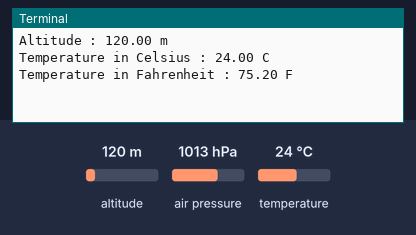
Bench run of a program on a simulated Raspberry Pi (BCM pin numbers). On the bench: the last lines printed to the terminal. Inputs (shaded band) come from the test bench; at power-on: altitude 120 m, air pressure 1013 hPa, temperature 24 °C.

Above: at 1.2 s.
1.3 s: altitude set to 20 m
At 2.8 s:
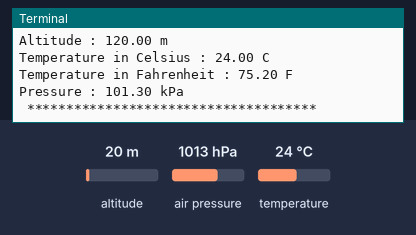
3.5 s: air pressure set to 952 hPa
At 4.8 s:
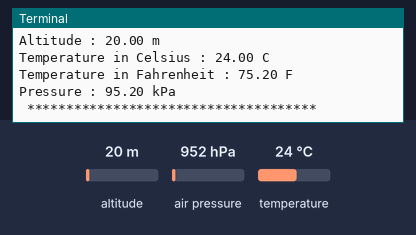
5.0 s: temperature set to 12 °C
At 5.8 s:
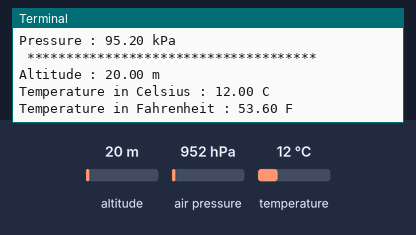

The program:

MPL3115A2.py
```python
# (licence header left out)
import smbus
import time

# Get I2C bus
bus = smbus.SMBus(1)

# I2C address of the device
MPL3115A2_DEFAULT_ADDRESS			= 0x60

# MPL3115A2 Regster Map
MPL3115A2_REG_STATUS				= 0x00 # Sensor status Register
MPL3115A2_REG_PRESSURE_MSB			= 0x01 # Pressure data out MSB
MPL3115A2_REG_PRESSURE_CSB			= 0x02 # Pressure data out CSB
MPL3115A2_REG_PRESSURE_LSB			= 0x03 # Pressure data out LSB
MPL3115A2_REG_TEMP_MSB				= 0x04 # Temperature data out MSB
MPL3115A2_REG_TEMP_LSB				= 0x05 # Temperature data out LSB
MPL3115A2_REG_DR_STATUS				= 0x06 # Data Ready status registe
MPL3115A2_OUT_P_DELTA_MSB			= 0x07 # Pressure data out delta MSB
MPL3115A2_OUT_P_DELTA_CSB			= 0x08 # Pressure data out delta CSB
MPL3115A2_OUT_P_DELTA_LSB			= 0x09 # Pressure data out delta LSB
MPL3115A2_OUT_T_DELTA_MSB			= 0x0A # Temperature data out delta MSB
MPL3115A2_OUT_T_DELTA_LSB			= 0x0B # Temperature data out delta LSB
MPL3115A2_REG_WHO_AM_I				= 0x0C # Device Identification Register
MPL3115A2_PT_DATA_CFG				= 0x13 # PT Data Configuration Register
MPL3115A2_CTRL_REG1					= 0x26 # Control Register-1
MPL3115A2_CTRL_REG2					= 0x27 # Control Register-2
MPL3115A2_CTRL_REG3					= 0x28 # Control Register-3
MPL3115A2_CTRL_REG4					= 0x29 # Control Register-4
MPL3115A2_CTRL_REG5					= 0x2A # Control Register-5

# MPL3115A2 PT Data Configuration Register
MPL3115A2_PT_DATA_CFG_TDEFE			= 0x01 # Raise event flag on new temperature data
MPL3115A2_PT_DATA_CFG_PDEFE			= 0x02 # Raise event flag on new pressure/altitude data
MPL3115A2_PT_DATA_CFG_DREM			= 0x04 # Generate data ready event flag on new pressure/altitude or temperature data

# MPL3115A2 Control Register-1 Configuration
MPL3115A2_CTRL_REG1_SBYB			= 0x01 # Part is ACTIVE
MPL3115A2_CTRL_REG1_OST				= 0x02 # OST Bit ACTIVE
MPL3115A2_CTRL_REG1_RST				= 0x04 # Device reset enabled
MPL3115A2_CTRL_REG1_OS1				= 0x00 # Oversample ratio = 1
MPL3115A2_CTRL_REG1_OS2				= 0x08 # Oversample ratio = 2
MPL3115A2_CTRL_REG1_OS4				= 0x10 # Oversample ratio = 4
MPL3115A2_CTRL_REG1_OS8				= 0x18 # Oversample ratio = 8
MPL3115A2_CTRL_REG1_OS16			= 0x20 # Oversample ratio = 16
MPL3115A2_CTRL_REG1_OS32			= 0x28 # Oversample ratio = 32
MPL3115A2_CTRL_REG1_OS64			= 0x30 # Oversample ratio = 64
MPL3115A2_CTRL_REG1_OS128			= 0x38 # Oversample ratio = 128
MPL3115A2_CTRL_REG1_RAW				= 0x40 # RAW output mode
MPL3115A2_CTRL_REG1_ALT				= 0x80 # Part is in altimeter mod
MPL3115A2_CTRL_REG1_BAR				= 0x00 # Part is in barometer mode

class MPL3115A2():
	def control_alt_config(self):
		"""Select the Control Register-1 Configuration from the given provided value"""
		CONTROL_CONFIG = (MPL3115A2_CTRL_REG1_SBYB | MPL3115A2_CTRL_REG1_OS128 | MPL3115A2_CTRL_REG1_ALT)
		bus.write_byte_data(MPL3115A2_DEFAULT_ADDRESS, MPL3115A2_CTRL_REG1, CONTROL_CONFIG)

	def data_config(self):
		"""Select the PT Data Configuration Register from the given provided value"""
		DATA_CONFIG = (MPL3115A2_PT_DATA_CFG_TDEFE | MPL3115A2_PT_DATA_CFG_PDEFE | MPL3115A2_PT_DATA_CFG_DREM)
		bus.write_byte_data(MPL3115A2_DEFAULT_ADDRESS, MPL3115A2_PT_DATA_CFG, DATA_CONFIG)

	def read_alt_temp(self):
		"""Read data back from MPL3115A2_REG_STATUS(0x00), 6 bytes
		status, tHeight MSB, tHeight CSB, tHeight LSB, temp MSB, temp LSB"""
		data = bus.read_i2c_block_data(MPL3115A2_DEFAULT_ADDRESS, MPL3115A2_REG_STATUS, 6)

		# Convert the data to 20-bits
		tHeight = ((data[1] * 65536) + (data[2] * 256) + (data[3] & 0xF0)) / 16
		temp = ((data[4] * 256) + (data[5] & 0xF0)) / 16

		altitude = tHeight / 16.0
		cTemp = temp / 16.0
		fTemp = cTemp * 1.8 + 32

		return {'a' : altitude, 'c' : cTemp, 'f' : fTemp}

	def control_pres_config(self):
		"""Select the Control Register-1 Configuration from the given provided value"""
		CONTROL_CONFIG = (MPL3115A2_CTRL_REG1_SBYB | MPL3115A2_CTRL_REG1_OS128)
		bus.write_byte_data(MPL3115A2_DEFAULT_ADDRESS, MPL3115A2_CTRL_REG1, CONTROL_CONFIG)

	def read_pres(self):
		"""Read data back from MPL3115A2_REG_STATUS(0x00), 4 bytes
		status, pres MSB, pres CSB, pres LSB"""
		data = bus.read_i2c_block_data(MPL3115A2_DEFAULT_ADDRESS, MPL3115A2_REG_STATUS, 4)

		# Convert the data to 20-bits
		pres = ((data[1] * 65536) + (data[2] * 256) + (data[3] & 0xF0)) / 16
		pressure = (pres / 4.0) / 1000.0

		return {'p' : pressure}

from MPL3115A2 import MPL3115A2
mpl3115a2 = MPL3115A2()

while True :
	mpl3115a2.control_alt_config()
	mpl3115a2.data_config()
	time.sleep(1)
	alt = mpl3115a2.read_alt_temp()
	print "Altitude : %.2f m"%(alt['a'])
	print "Temperature in Celsius : %.2f C"%(alt['c'])
	print "Temperature in Fahrenheit : %.2f F"%(alt['f'])
	mpl3115a2.control_pres_config()
	time.sleep(1)
	pres = mpl3115a2.read_pres()
	print "Pressure : %.2f kPa"%(pres['p'])
	print " ************************************* "
```

Measured:
- after the input at 3.5 s, the terminal: prints a new line after 0.51 s (image 2)
- after the input at 5.0 s, the terminal: prints a new line at once (image 3)
